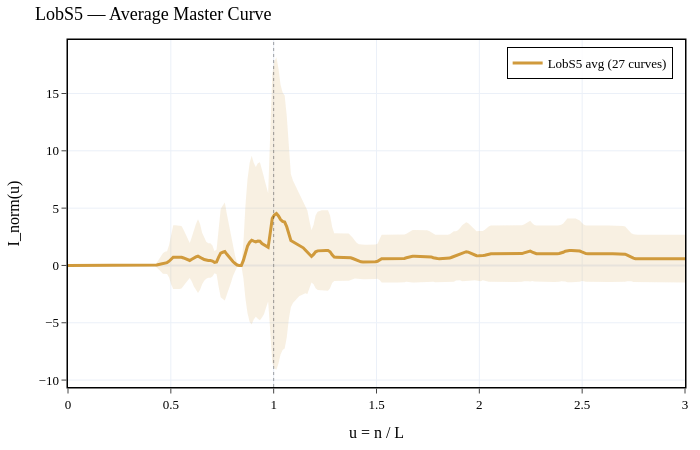

The cell this chart's notebook holds for it:
### Code cell
# ── Average Master Curve with ±1σ band ──

u_common = np.linspace(0, U_PLOT, 300)
interps = []
labels = []
for f, c in curves.items():
    if c['u_grid'][-1] >= U_PLOT:
        interps.append(np.interp(u_common, c['u_grid'], c['combined_mean']))
        labels.append(f)

avg = np.mean(interps, axis=0)
std = np.std(interps, axis=0)

fig2 = go.Figure()
fig2.add_trace(go.Scatter(
    x=np.concatenate([u_common, u_common[::-1]]),
    y=np.concatenate([avg + std, (avg - std)[::-1]]),
    fill='toself', fillcolor='rgba(208,154,60,0.15)',
    line=dict(width=0), showlegend=False, name='±1σ'))
fig2.add_trace(go.Scatter(
    x=u_common, y=avg, mode='lines',
    line=dict(color=COLOR, width=3), name=f'LobS5 avg ({len(interps)} curves)',
    hovertemplate='u=%{x:.3f}<br>I_norm=%{y:.5f}'))
fig2.add_vline(x=1.0, line_dash='dot', line_color='rgba(0,0,0,0.35)', line_width=1)

fig2.update_layout(
    width=700, height=450, template='plotly_white',
    font=dict(family='Times New Roman, DejaVu Serif, serif', size=13, color='black'),
    title='LobS5 — Average Master Curve',
    margin=dict(l=60, r=15, t=40, b=55),
    legend=dict(x=0.98, y=0.98, xanchor='right', yanchor='top',
                bgcolor='rgba(255,255,255,0.85)', bordercolor='black', borderwidth=1),
    hovermode='closest',
)
fig2.update_xaxes(title_text='u = n / L', showline=True, linewidth=1.5,
                  linecolor='black', mirror=True, ticks='outside')
fig2.update_yaxes(title_text='I_norm(u)', showline=True, linewidth=1.5,
                  linecolor='black', mirror=True, ticks='outside')
fig2.show()

### Figure 1 — Plotly figure (JSON) as saved in the notebook; plotly's stock layout.template omitted (floating-point values rounded to 4 significant figures; data arrays with more than 128 entries replaced by an {"elided": "..."} marker saying what was removed)
{"data": [{"fill": "toself", "fillcolor": "rgba(208,154,60,0.15)", "line": {"width": 0}, "name": "±1σ", "showlegend": false, "type": "scatter", "x": {"elided": "600 float values"}, "y": {"elided": "600 float values"}}, {"hovertemplate": "u=%{x:.3f}<br>I_norm=%{y:.5f}", "line": {"color": "#D09A3C", "width": 3}, "mode": "lines", "name": "LobS5 avg (27 curves)", "type": "scatter", "x": {"elided": "300 float values"}, "y": {"elided": "300 float values"}}], "layout": {"font": {"color": "black", "family": "Times New Roman, DejaVu Serif, serif", "size": 13}, "height": 450, "hovermode": "closest", "legend": {"bgcolor": "rgba(255,255,255,0.85)", "bordercolor": "black", "borderwidth": 1, "x": 0.98, "xanchor": "right", "y": 0.98, "yanchor": "top"}, "margin": {"b": 55, "l": 60, "r": 15, "t": 40}, "shapes": [{"line": {"color": "rgba(0,0,0,0.35)", "dash": "dot", "width": 1}, "type": "line", "x0": 1, "x1": 1, "xref": "x", "y0": 0, "y1": 1, "yref": "y domain"}], "title": {"text": "LobS5 — Average Master Curve"}, "width": 700, "xaxis": {"linecolor": "black", "linewidth": 1.5, "mirror": true, "showline": true, "ticks": "outside", "title": {"text": "u = n / L"}}, "yaxis": {"linecolor": "black", "linewidth": 1.5, "mirror": true, "showline": true, "ticks": "outside", "title": {"text": "I_norm(u)"}}}}
